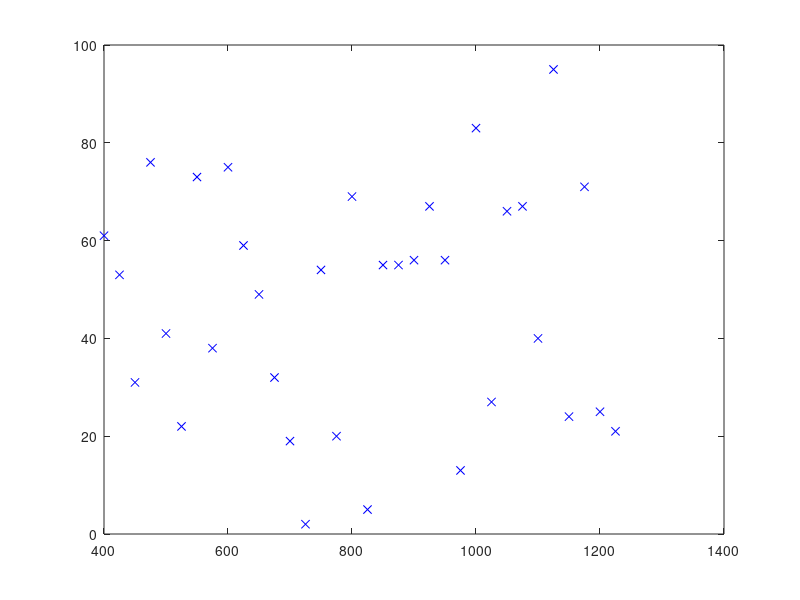

This chart was generated by the following MATLAB code:
function orbits = get_repeat_tracks()
RE = 6378140;
MU = 3.986004418e14;
PE = 86400;
PRECISION = 60/6000;

h = 1000*(400:25:1225);
P = 2*pi./sqrt(MU./((RE+h).^3));
revs = PE./P;%e.g. 14.325
drevs = revs - floor(revs);%e.g. 0.325
% drevs = round(drevs*PRECISION)./PRECISION;
orbits = zeros(length(drevs),3);
ndays = 1:2000;
n = 1;
for i = 1:length(drevs)
%     [n, d] = numden(sym(drevs(i)));
    pot = ndays.*drevs(i);% 
    diff = pot - round(pot);
    ok = abs(diff)<PRECISION;
    d =ndays(find(ok,1));
    if ~isempty(d)
        orbits(n,:) = [1e-3*h(i) d*revs(i) d];
        n = n + 1;
    end
end
orbits(n:end,:) = [];
plot(orbits(:,1),orbits(:,3),'bx');
% axis([575 1275 1 Inf]);

end